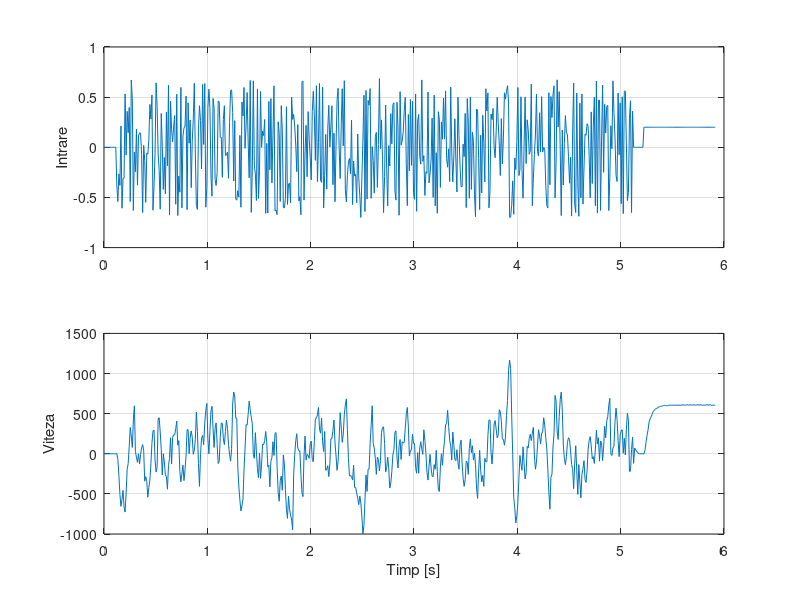
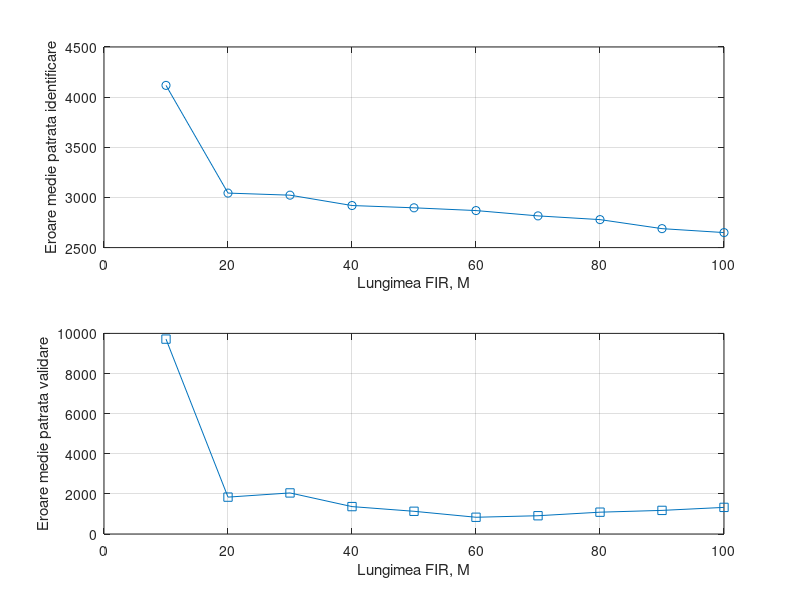
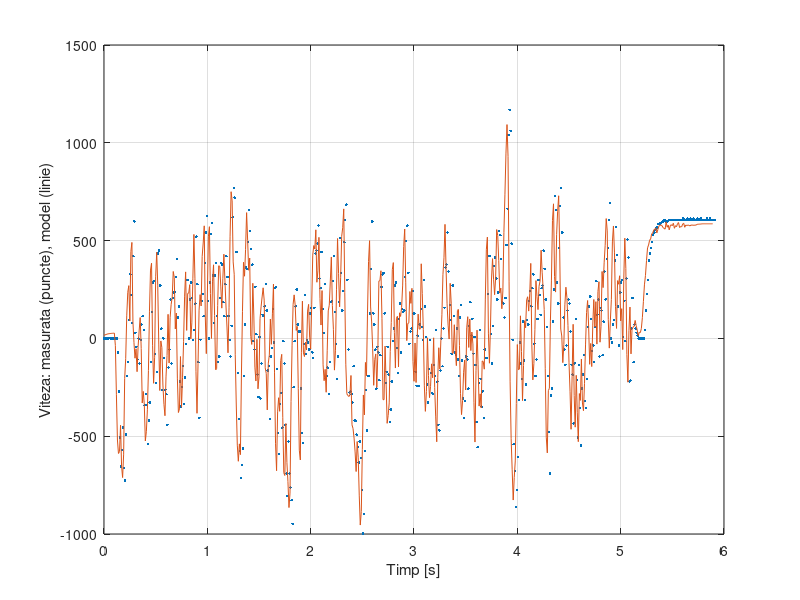
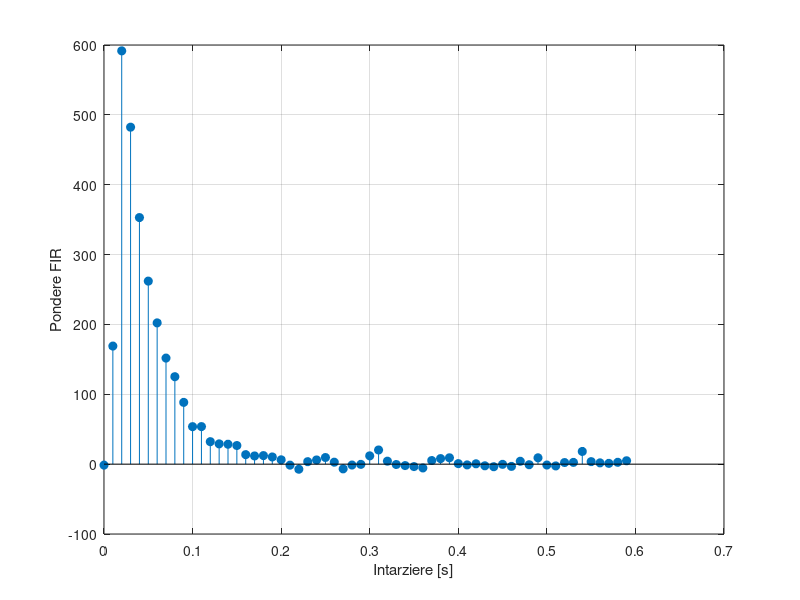

Here is the MATLAB script that generated these plots, in order:
clc
close all

% Incarcam setul 3 de date.
nume_fisier = 'lab4_3.mat';
date_motor = load('lab4_3.mat', 'Ts', 't', 'u', 'vel');

perioada_esantionare = date_motor.Ts;
timp_masurat = date_motor.t(:);
semnal_intrare = date_motor.u(:);
viteza_motor = date_motor.vel(:);

numar_zero_initial = 10;
numar_date_identificare = 500;
numar_zero_pauza = 10;
numar_date_validare = 70;

primul_esantion_id = numar_zero_initial + 1;
ultimul_esantion_id = numar_zero_initial + numar_date_identificare;
primul_esantion_val = ultimul_esantion_id + numar_zero_pauza + 1;
ultimul_esantion_val = primul_esantion_val + numar_date_validare - 1;

indici_id = primul_esantion_id:ultimul_esantion_id;
indici_val = primul_esantion_val:ultimul_esantion_val;

figure
subplot(2,1,1)
plot(timp_masurat, semnal_intrare)
grid on
ylabel('Intrare')

subplot(2,1,2)
plot(timp_masurat, viteza_motor)
grid on
xlabel('Timp [s]')
ylabel('Viteza')

media_intrarii = mean(semnal_intrare(indici_id));
media_vitezei = mean(viteza_motor(indici_id));

disp(['Media intrarii: ', num2str(media_intrarii)])
disp(['Media vitezei: ', num2str(media_vitezei)])

intrare_centrata = semnal_intrare(indici_id) - media_intrarii;
viteza_centrata = viteza_motor(indici_id) - media_vitezei;
numar_esantioane_id = length(indici_id);

lungimi_fir = 10:10:100;
eroare_medie_patratica_identificare = zeros(length(lungimi_fir),1);
eroare_medie_patratica_validare = zeros(length(lungimi_fir),1);
ponderi_pentru_fiecare_M = cell(length(lungimi_fir),1);
iesiri_model_pentru_fiecare_M = cell(length(lungimi_fir),1);

for index_M = 1:length(lungimi_fir)
    lungime_fir = lungimi_fir(index_M);
    numar_corelatii = 3 * lungime_fir;

    corelatie_intrare = zeros(numar_corelatii,1);
    corelatie_viteza_intrare = zeros(numar_corelatii,1);

    for intarziere = 0:numar_corelatii-1
        corelatie_intrare(intarziere+1) = ...
            sum(intrare_centrata(1+intarziere:numar_esantioane_id) .* ...
            intrare_centrata(1:numar_esantioane_id-intarziere)) / ...
            numar_esantioane_id;

        corelatie_viteza_intrare(intarziere+1) = ...
            sum(viteza_centrata(1+intarziere:numar_esantioane_id) .* ...
            intrare_centrata(1:numar_esantioane_id-intarziere)) / ...
            numar_esantioane_id;
    end

    matrice_corelatii = zeros(numar_corelatii,lungime_fir);

    for index_rand = 1:numar_corelatii
        intarziere_corelatie = index_rand - 1;
        for index_pondere = 1:lungime_fir
            intarziere_fir = index_pondere - 1;
            matrice_corelatii(index_rand,index_pondere) = ...
                corelatie_intrare(abs(intarziere_corelatie - ...
                intarziere_fir) + 1);
        end
    end

    ponderi_fir = matrice_corelatii \ corelatie_viteza_intrare;
    intrare_deviatie = semnal_intrare - media_intrarii;
    viteza_estimata = media_vitezei + conv(intrare_deviatie, ponderi_fir);
    viteza_estimata = viteza_estimata(1:length(viteza_motor));

    ponderi_pentru_fiecare_M{index_M} = ponderi_fir;
    iesiri_model_pentru_fiecare_M{index_M} = viteza_estimata;
    eroare_medie_patratica_identificare(index_M) = mean(...
        (viteza_motor(indici_id) - viteza_estimata(indici_id)).^2);
    eroare_medie_patratica_validare(index_M) = mean(...
        (viteza_motor(indici_val) - viteza_estimata(indici_val)).^2);
end

figure
subplot(2,1,1)
plot(lungimi_fir, eroare_medie_patratica_identificare, 'o-')
grid on
xlabel('Lungimea FIR, M')
ylabel('Eroare medie patrata identificare')

subplot(2,1,2)
plot(lungimi_fir, eroare_medie_patratica_validare, 's-')
grid on
xlabel('Lungimea FIR, M')
ylabel('Eroare medie patrata validare')

% M = 60 este valoarea indicata pe tabla.
lungime_fir_aleasa = 60;
index_M_ales = find(lungimi_fir == lungime_fir_aleasa, 1);
ponderi_fir_ales = ponderi_pentru_fiecare_M{index_M_ales};
viteza_model_ales = iesiri_model_pentru_fiecare_M{index_M_ales};

disp(['Fisier: ', nume_fisier])
disp(['M ales: ', num2str(lungime_fir_aleasa)])
disp(['Eroare medie patrata identificare: ', num2str(eroare_medie_patratica_identificare(index_M_ales))])
disp(['Eroare medie patrata validare: ', num2str(eroare_medie_patratica_validare(index_M_ales))])

timp_real = timp_masurat - timp_masurat(1);
timp_echidistant = (0:length(viteza_motor)-1)' * perioada_esantionare;

figure
plot(timp_real, viteza_motor, '.')
hold on
plot(timp_echidistant, viteza_model_ales)
grid on
xlabel('Timp [s]')
ylabel('Viteza: masurata (puncte), model (linie)')

figure
stem((0:lungime_fir_aleasa-1) * perioada_esantionare, ...
    ponderi_fir_ales, 'filled')
grid on
xlabel('Intarziere [s]')
ylabel('Pondere FIR')
